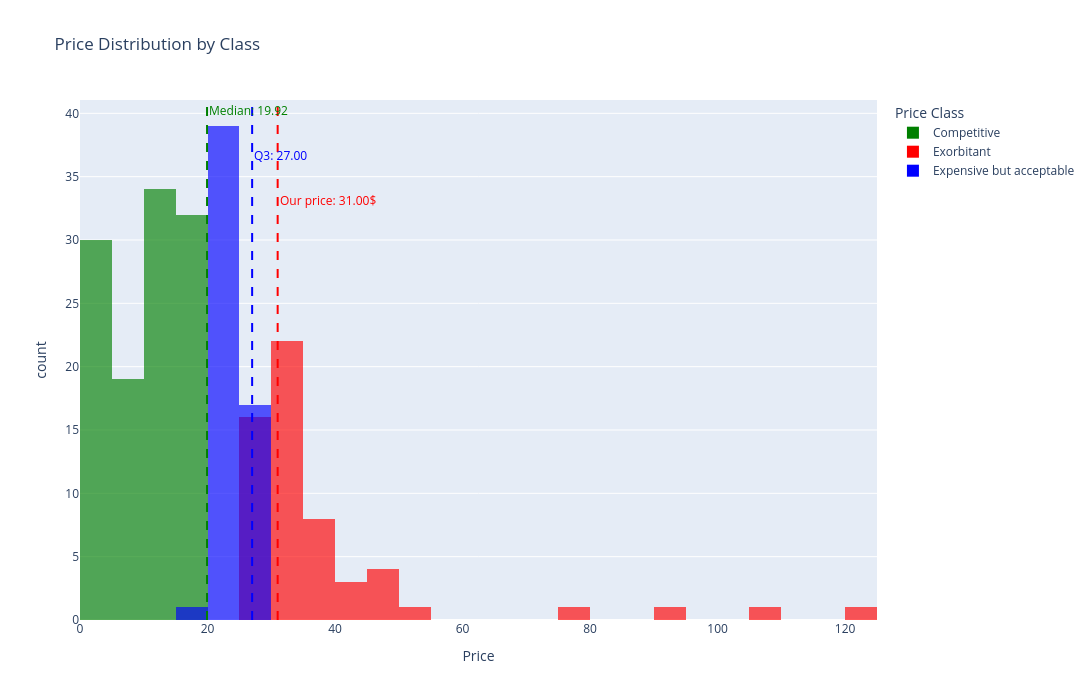

The notebook cell saved with this chart:
### Code cell
fig = px.histogram(
    product_prices_df,
    x="price",
    color="class",
    color_discrete_map={
        "Competitive": "green",
        "Expensive but acceptable": "blue",
        "Exorbitant": "red",
    },
    barmode="overlay",
    opacity=0.65,
    nbins=30,
    width=1300,
    height=700,
    title="Price Distribution by Class",
    labels={"price": "Price", "class": "Price Class"},
)

for x, color in [(q_3, "blue"), (median_price, "green"), (our_price, "red")]:
    fig.add_vline(
        x=x,
        line_dash="dash",
        line_color=color,
    )

annotations = [
    (q_3, f"Q3: {q_3:.2f}", "blue", -45),
    (median_price, f"Median: {median_price:.2f}", "green", 0),
    (our_price, f"Our price: {our_price:.2f}$", "red", -90),
]

for x, text, color, yshift in annotations:
    fig.add_annotation(
        x=x,
        y=1,
        yref="paper",
        text=text,
        textangle=0,
        yshift=yshift,
        font=dict(color=color),
        showarrow=False,
        xanchor="left",
        yanchor="top",
    )

fig.show()

### Figure 1 — Plotly figure (JSON) as saved in the notebook; plotly's stock layout.template omitted (floating-point values rounded to 4 significant figures)
{"data": [{"bingroup": "x", "hovertemplate": "Price Class=Competitive<br>Price=%{x}<br>count=%{y}<extra></extra>", "legendgroup": "Competitive", "marker": {"color": "green", "opacity": 0.65, "pattern": {"shape": ""}}, "name": "Competitive", "nbinsx": 30, "orientation": "v", "showlegend": true, "type": "histogram", "x": [19.9, 16.11, 3.74, 13.51, 13.19, 9.9, 17.44, 12.89, 12.89, 17.62, 19.58, 0.55, 0.57, 3.59, 18.22, 18.53, 16.35, 14.53, 0.34, 15.64, 19.51, 16.66, 18.89, 19.73, 17.07, 18.23, 11.99, 19.7, 11.43, 2.06, 19.62, 15.48, 5.45, 13.41, 19.84, 11.86, 6.0, 10.99, 6.01, 2.43, 2.96, 18.64, 4.91, 18.8, 3.05, 12.89, 19.51, 12.89, 12.75, 15.69, 0.49, 17.21, 13.74, 5.88, 10.9, 12.87, 12.68, 19.8, 0.37, 8.57, 9.98, 5.59, 8.71, 17.71, 15.26, 19.88, 11.96, 10.7, 13.93, 13.88, 1.58, 0.8, 0.65, 0.77, 1.09, 11.81, 10.69, 16.98, 9.89, 8.34, 10.7, 1.5, 0.64, 10.85, 4.36, 8.81, 3.33, 17.96, 1.14, 7.96, 13.08, 6.05, 5.66, 14.89, 13.72, 14.41, 11.99, 18.68, 4.02, 4.49, 1.25, 5.45, 1.08, 8.15, 1.99, 12.7, 3.49, 13.08, 7.16, 17.53, 10.65, 0.76, 10.83, 3.2, 7.9], "xaxis": "x", "yaxis": "y"}, {"bingroup": "x", "hovertemplate": "Price Class=Exorbitant<br>Price=%{x}<br>count=%{y}<extra></extra>", "legendgroup": "Exorbitant", "marker": {"color": "red", "opacity": 0.65, "pattern": {"shape": ""}}, "name": "Exorbitant", "nbinsx": 30, "orientation": "v", "showlegend": true, "type": "histogram", "x": [40.42, 32.34, 30.48, 30.72, 79.87, 48.2, 31.71, 28.35, 33.48, 32.7, 32.7, 27.25, 28.2, 27.25, 29.24, 35.8, 27.0, 32.11, 40.86, 123.3, 30.01, 46.28, 30.9, 27.25, 43.61, 108.8, 27.25, 29.52, 27.25, 29.5, 29.6, 52.0, 29.99, 92.11, 28.2, 30.61, 31.5, 28.12, 27.95, 31.75, 35.3, 30.61, 31.7, 38.83, 30.9, 45.5, 31.7, 35.97, 35.97, 33.99, 38.15, 31.7, 46.87, 32.78, 38.47, 37.9, 32.7, 32.78], "xaxis": "x", "yaxis": "y"}, {"bingroup": "x", "hovertemplate": "Price Class=Expensive but acceptable<br>Price=%{x}<br>count=%{y}<extra></extra>", "legendgroup": "Expensive but acceptable", "marker": {"color": "blue", "opacity": 0.65, "pattern": {"shape": ""}}, "name": "Expensive but acceptable", "nbinsx": 30, "orientation": "v", "showlegend": true, "type": "histogram", "x": [22.67, 23.65, 20.95, 20.48, 21.49, 26.77, 26.19, 26.16, 26.16, 20.9, 25.02, 22.4, 25.02, 24.26, 21.8, 20.71, 25.07, 25.07, 22.78, 22.78, 26.16, 21.8, 22.02, 24.98, 20.95, 26.99, 22.8, 21.8, 24.27, 22.82, 19.95, 26.37, 26.1, 23.44, 20.71, 20.02, 22.82, 25.09, 22.3, 23.98, 23.87, 24.26, 21.67, 23.87, 22.98, 22.98, 22.5, 26.16, 23.39, 24.08, 25.07, 23.0, 24.2, 26.87, 23.98, 25.85, 24.08], "xaxis": "x", "yaxis": "y"}], "layout": {"annotations": [{"font": {"color": "blue"}, "showarrow": false, "text": "Q3: 27.00", "textangle": 0, "x": 27.0, "xanchor": "left", "y": 1, "yanchor": "top", "yref": "paper", "yshift": -45}, {"font": {"color": "green"}, "showarrow": false, "text": "Median: 19.92", "textangle": 0, "x": 19.92, "xanchor": "left", "y": 1, "yanchor": "top", "yref": "paper", "yshift": 0}, {"font": {"color": "red"}, "showarrow": false, "text": "Our price: 31.00$", "textangle": 0, "x": 31, "xanchor": "left", "y": 1, "yanchor": "top", "yref": "paper", "yshift": -90}], "barmode": "overlay", "height": 700, "legend": {"title": {"text": "Price Class"}, "tracegroupgap": 0}, "shapes": [{"line": {"color": "blue", "dash": "dash"}, "type": "line", "x0": 27.0, "x1": 27.0, "xref": "x", "y0": 0, "y1": 1, "yref": "y domain"}, {"line": {"color": "green", "dash": "dash"}, "type": "line", "x0": 19.92, "x1": 19.92, "xref": "x", "y0": 0, "y1": 1, "yref": "y domain"}, {"line": {"color": "red", "dash": "dash"}, "type": "line", "x0": 31, "x1": 31, "xref": "x", "y0": 0, "y1": 1, "yref": "y domain"}], "title": {"text": "Price Distribution by Class"}, "width": 1300, "xaxis": {"anchor": "y", "domain": [0, 1], "title": {"text": "Price"}}, "yaxis": {"anchor": "x", "domain": [0, 1], "title": {"text": "count"}}}}
